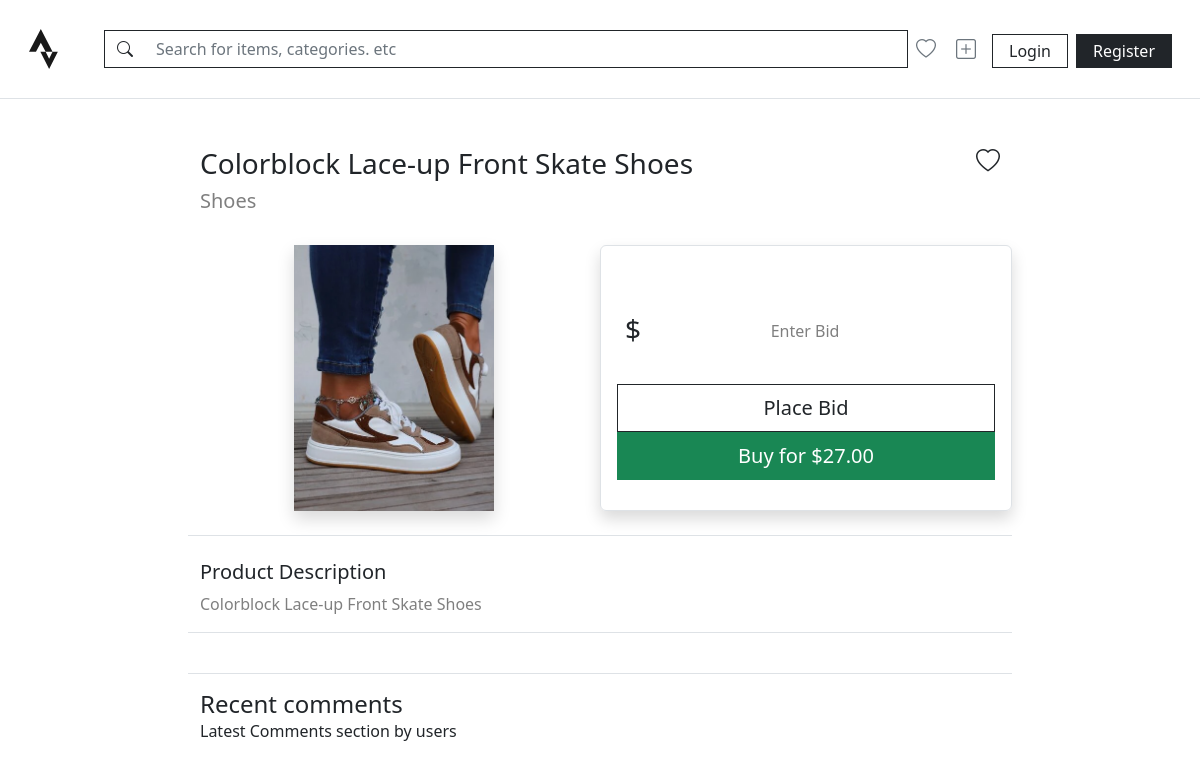
The app's page /listings/view/4 with its own data.
### auctions/models.py (models this page shows, shortened)
class Listing(models.Model):
    title = models.CharField(max_length=100)
    description = models.TextField()
    starting_bid = models.DecimalField(max_digits=19, decimal_places=2)
    is_active = models.BooleanField(default=True)
    photo = models.ImageField(
        upload_to='images/listing-photos',
        blank=True, null=True
    )
    category = models.ForeignKey(Category, on_delete=models.CASCADE, related_name='listings', blank=True, null=True)
    created_at = models.DateField(auto_now_add=True)
    owner = models.ForeignKey(User, on_delete=models.CASCADE, related_name='listings')

class Category(models.Model):
    name = models.CharField(max_length=100, blank=True, null=True)
    def __str__(self):
        return f'{self.name.capitalize()}'

### auctions/views.py (the view, shortened to what this page needs)
# urls.py: path('listings/view/<int:listing_id>', views.view_listing, name='view_listing'),
def view_listing(request, listing_id, place_bid_form=PlaceBidForm(), comment_form=AddCommentForm()):
    listing = Listing.objects.get(pk=listing_id)
    user = request.user
    return render(request, 'auctions/listings/view.html', {
        'listing': listing,
        'form': place_bid_form,
        'form_1': comment_form
    })

### auctions/forms.py
class PlaceBidForm(ModelForm):
    template_name = 'auctions/snippets/form.html'
    class Meta:
        model = Bid
        fields = ['value']
        labels = {
            'value': "Enter Bid"
        }
        widgets={
            'value': forms.NumberInput(attrs={
                'class': 'form-control rounded-0 shadow-none border-0',
                'placeholder': 'Enter Bid',
            })
        }

class AddCommentForm(ModelForm):
    template_name = 'auctions/snippets/form.html'
    class Meta:
        model = Comment
        fields = ['content']
        labels = {
            'content': 'What are your thoughts?'
        }
        widgets = {
            'content': forms.Textarea(attrs={
                'class': style,
                'style': 'height: 130px'
            })
        }

### auctions/templates/auctions/listings/view.html (shortened to what this page needs)
{% extends 'auctions/layout.html' %}
{% block body %}
    <div style="width: 800px;">
        <div class="row mb-4">
            <div class="d-flex">
                <span class="h3 text-start me-auto">{{ listing.title }}</span>
                {% if user_watchlist_exits %}
                    <a href="{% url 'remove_watchlist_from_listing' listing.id %}">
                        <i class="ms-2 h4 text-dark bi bi-heart-fill"></i>
                    </a>
                {% else %}
                    <a href="{% url 'add_watchlist' listing.id %}">
                        <i class="ms-2 h4 text-dark bi bi-heart"></i>
                    </a>
                {% endif %}
            </div>
            <h5 class="text-start text-black-50">{{ listing.category }}</h5>
        </div>
        <div class="row mb-4 pb-4 border-bottom">
            <div class="col-6 text-center">
                {% if listing.photo %}
                    <img class="img-fluid shadow" src="{{ listing.photo.url }}" width="200" height="100">
                {% endif %}
            </div>
            <div class="col-6 text-center border rounded pt-5 shadow">
                {% if listing.is_active %}
                    <form action="{% url 'place_bid' listing.id %}" method="post">
                        {% for field in form %}
                            <div class="fieldWrapper form-group form-floating input-group my-2">
                                <span class="input-group-text bg-white border-0 pb-0"><h3>$</h3></span>
                                {{ field }}
                                <label class="text-black-50" for="{{ field.auto_id }}">{{ field.label }}</label>
                            </div>
                        {% endfor %}
                        <div class="row p-3">
                            <input type="submit" class="fs-5 btn btn-outline-dark rounded-0 py-2" value="Place Bid">
                            {% if user_listing_contains %}
                                <a class="fs-5 btn btn-danger rounded-0 py-2" href="{% url 'close_listing' listing.id %}">
                                    Sell for ${{ listing.starting_bid }}
                                </a>
                            {% else %}
                                <a class="fs-5 btn btn-success rounded-0 py-2">
                                    Buy for ${{ listing.starting_bid }}
                                </a>
                            {% endif %}
                        </div>
                    </form>
                {% else %}
                    <p>The auction is closed</p>
                {% endif %}
            </div>
        </div>
        <div class="row text-start mb-4 border-bottom">
            <h5>Product Description</h5>
            <p class="text-black-50">{{ listing.description }}</p>
        </div>
        <div class="row text-start mb-3 pb-3 border-bottom">
        </div>
        <div class="row text-start">
            <h4 class="mb-0">Recent comments</h4>
            <p class="fw-light mb-4 pb-2">Latest Comments section by users</p>
        </div>
    </div>
{% endblock %}

### records on screen
Listing: title "Colorblock Lace-up Front Skate Shoes", category "Shoes", photo (picture), starting_bid "27.00", description "Colorblock Lace-up Front Skate Shoes"
